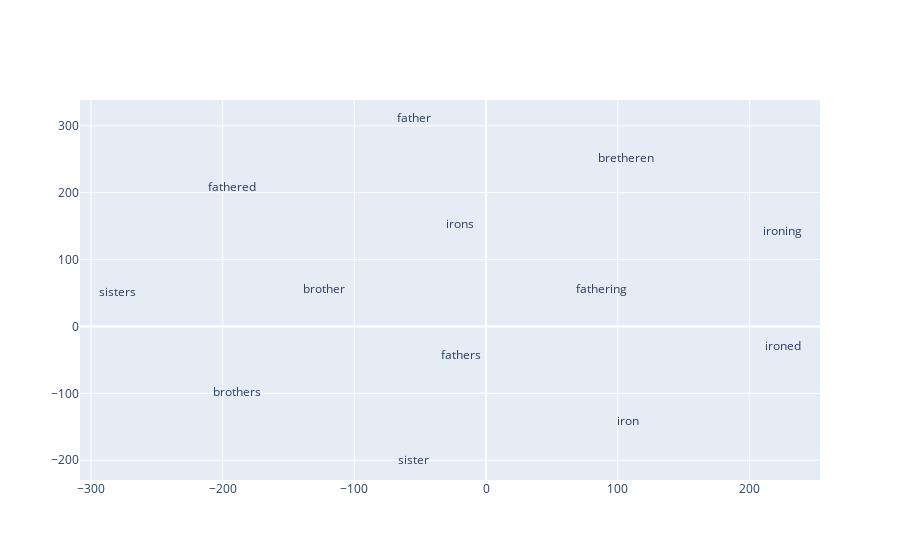

This figure's notebook cell:
### Markdown cell above
> Train and trains are closer to plane and cars however trained and training are more closer to exercise and exercising. (After limiting our data, it is easier to see.)

### Code cell
x_vals, y_vals, labels = reduce_dimensions_norm(lexi[4:8])

try:
    get_ipython()
except Exception:
    plot_function = plot_with_matplotlib
else:
    plot_function = plot_with_plotly

plot_function(x_vals, y_vals, labels)

### Figure 1 — Plotly figure (JSON) as saved in the notebook; plotly's stock layout.template omitted (floating-point values rounded to 4 significant figures)
{"data": [{"mode": "text", "text": ["brother", "brothers", "bretheren", "sister", "sisters", "father", "fathers", "fathered", "fathering", "iron", "irons", "ironed", "ironing"], "type": "scatter", "x": [-123.3, -189.1, 106.1, -54.72, -280.2, -54.89, -18.62, -192.8, 87.86, 107.5, -19.8, 225.5, 224.8], "y": [54.52, -98.91, 250.4, -201.2, 50.46, 310.2, -43.93, 206.9, 54.13, -143.2, 152.4, -31.2, 141.0]}], "layout": {}}
